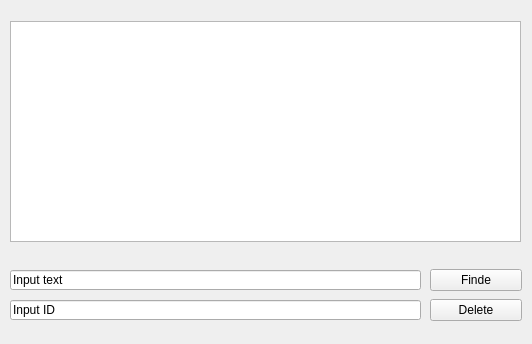
<?xml version="1.0" encoding="UTF-8"?>
<ui version="4.0">
 <class>Test_trainee</class>
 <widget class="QMainWindow" name="Test_trainee">
  <property name="geometry">
   <rect>
    <x>0</x>
    <y>0</y>
    <width>532</width>
    <height>344</height>
   </rect>
  </property>
  <property name="windowTitle">
   <string>TestTrainee</string>
  </property>
  <widget class="QWidget" name="centralwidget">
   <widget class="QPushButton" name="findButton">
    <property name="geometry">
     <rect>
      <x>430</x>
      <y>269</y>
      <width>92</width>
      <height>22</height>
     </rect>
    </property>
    <property name="text">
     <string>Finde</string>
    </property>
   </widget>
   <widget class="QLineEdit" name="lineEdit">
    <property name="geometry">
     <rect>
      <x>10</x>
      <y>270</y>
      <width>411</width>
      <height>20</height>
     </rect>
    </property>
    <property name="inputMask">
     <string/>
    </property>
    <property name="text">
     <string>Input text</string>
    </property>
   </widget>
   <widget class="QTextBrowser" name="textBrowser">
    <property name="geometry">
     <rect>
      <x>10</x>
      <y>21</y>
      <width>511</width>
      <height>221</height>
     </rect>
    </property>
   </widget>
   <widget class="QLineEdit" name="lineEdit_2">
    <property name="geometry">
     <rect>
      <x>10</x>
      <y>300</y>
      <width>411</width>
      <height>20</height>
     </rect>
    </property>
    <property name="text">
     <string>Input ID</string>
    </property>
   </widget>
   <widget class="QPushButton" name="deleteButton_2">
    <property name="geometry">
     <rect>
      <x>430</x>
      <y>299</y>
      <width>92</width>
      <height>22</height>
     </rect>
    </property>
    <property name="text">
     <string>Delete</string>
    </property>
   </widget>
  </widget>
 </widget>
 <resources/>
 <connections/>
</ui>
